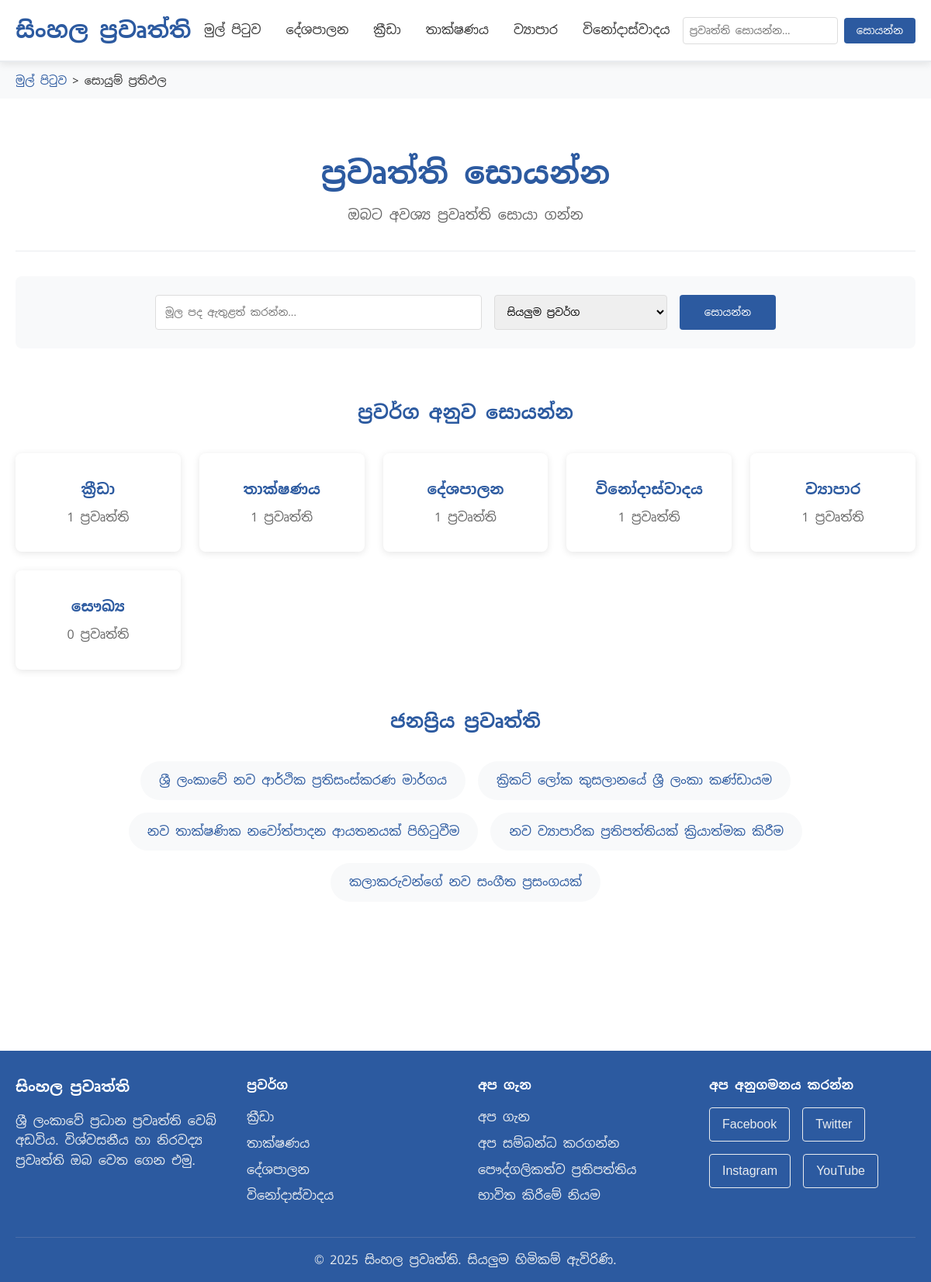
The app's page /search_db.php with its own data.
### tables this page shows
CREATE TABLE categories (
    id INT AUTO_INCREMENT PRIMARY KEY,
    name VARCHAR(100) NOT NULL,
    name_sinhala VARCHAR(100) NOT NULL,
    slug VARCHAR(100) UNIQUE NOT NULL,
    description TEXT,
    article_count INT DEFAULT 0,
    created_at TIMESTAMP DEFAULT CURRENT_TIMESTAMP,
    updated_at TIMESTAMP DEFAULT CURRENT_TIMESTAMP ON UPDATE CURRENT_TIMESTAMP
);

CREATE TABLE articles (
    id INT AUTO_INCREMENT PRIMARY KEY,
    title VARCHAR(255) NOT NULL,
    slug VARCHAR(255) UNIQUE NOT NULL,
    summary TEXT,
    content LONGTEXT NOT NULL,
    category_id INT,
    author_id INT,
    image_url VARCHAR(500),
    status ENUM('draft', 'published', 'archived') DEFAULT 'draft',
    featured BOOLEAN DEFAULT FALSE,
    views INT DEFAULT 0,
    created_at TIMESTAMP DEFAULT CURRENT_TIMESTAMP,
    updated_at TIMESTAMP DEFAULT CURRENT_TIMESTAMP ON UPDATE CURRENT_TIMESTAMP,
    published_at TIMESTAMP NULL,
    FOREIGN KEY (category_id) REFERENCES categories(id) ON DELETE SET NULL,
    FOREIGN KEY (author_id) REFERENCES users(id) ON DELETE SET NULL,
    INDEX idx_status (status),
    INDEX idx_category (category_id),
    INDEX idx_featured (featured),
    INDEX idx_published_at (published_at),
    FULLTEXT(title, summary, content)
);

### includes/config.php (called while the page is built, shortened)
<?php
require_once __DIR__ . '/Database.php';
function sanitize_input($data) {
    return htmlspecialchars(trim($data), ENT_QUOTES, 'UTF-8');
}
?>

### includes/Database.php (called while the page is built, shortened)
<?php
class Database {
    private $connection;
    private $host;
    private $username;
    private $password;
    private $database;
    public function __construct() {
        $this->host = DB_HOST;
        $this->username = DB_USERNAME;
        $this->password = DB_PASSWORD;
        $this->database = DB_NAME;
    }
    private function connect() {
        try {
            $this->connection = new mysqli($this->host, $this->username, $this->password, $this->database);
            $this->connection->set_charset(DB_CHARSET);
        } catch (Exception $e) {
            error_log("Database connection error: " . $e->getMessage());
            throw $e;
        }
    }
    private function execute($query, $params = []) {
        $stmt = $this->connection->prepare($query);
        if (!empty($params)) {
            $types = '';
            foreach ($params as $param) {
                if (is_int($param)) {
                    $types .= 'i';
                } elseif (is_float($param)) {
                    $types .= 'd';
                } else {
                    $types .= 's';
                }
            }
            $stmt->bind_param($types, ...$params);
        }
        if (!$stmt->execute()) {
            throw new Exception("Execute failed: " . $stmt->error);
        }
        return $stmt;
    }
    public function getPopularArticles($limit = 5) {
        $query = "SELECT a.*, c.name_sinhala as category_name
                  FROM articles a
                  LEFT JOIN categories c ON a.category_id = c.id
                  WHERE a.status = 'published'
                  ORDER BY a.views DESC, a.published_at DESC
                  LIMIT ?";
        $stmt = $this->execute($query, [$limit]);
        $result = $stmt->get_result();
        return $result->fetch_all(MYSQLI_ASSOC);
    }
    public function getCategories() {
        $query = "SELECT * FROM categories ORDER BY name_sinhala";
        $stmt = $this->execute($query);
        $result = $stmt->get_result();
        return $result->fetch_all(MYSQLI_ASSOC);
    }
}
?>

### search_db.php (the view, shortened to what this page needs)
<?php
require_once 'includes/config.php';
$search_query = sanitize_input($_GET['q'] ?? '');
$category_filter = sanitize_input($_GET['category'] ?? '');
try {
    $db = new Database();
    $search_results = [];
    $results_count = 0;
    $categories = $db->getCategories();
    $popular_articles = $db->getPopularArticles(5);
} catch (Exception $e) {
    error_log("Search page error: " . $e->getMessage());
    $search_results = [];
    $results_count = 0;
    $categories = [];
    $popular_articles = [];
}
?>
<!DOCTYPE html>
<html lang="si">
<head>
    <link rel="stylesheet" href="assets/css/style.css">
</head>
<body>
    <header class="header">
        <div class="container">
            <div class="header-content">
                <div class="logo">
                    <h1><a href="index_db.php" style="text-decoration: none; color: inherit;"><?= SITE_TITLE ?></a></h1>
                </div>
                <nav class="nav">
                    <ul class="nav-list">
                        <li><a href="index_db.php">මුල් පිටුව</a></li>
                        <li><a href="category_db.php?cat=politics">දේශපාලන</a></li>
                        <li><a href="category_db.php?cat=sports">ක්‍රීඩා</a></li>
                        <li><a href="category_db.php?cat=technology">තාක්ෂණය</a></li>
                        <li><a href="category_db.php?cat=business">ව්‍යාපාර</a></li>
                        <li><a href="category_db.php?cat=entertainment">විනෝදාස්වාදය</a></li>
                    </ul>
                </nav>
                <div class="search-box">
                    <form action="search_db.php" method="GET">
                        <input type="text" name="q" id="searchInput" placeholder="ප්‍රවෘත්ති සොයන්න..."
                               value="<?= htmlspecialchars($search_query) ?>" required>
                        <button type="submit" id="searchBtn">සොයන්න</button>
                    </form>
                </div>
            </div>
        </div>
    </header>
    <nav class="breadcrumb">
        <div class="container">
            <a href="index_db.php">මුල් පිටුව</a> &gt;
            <span>සොයුම් ප්‍රතිඵල</span>
        </div>
    </nav>
    <main class="main">
        <div class="container">
            <div class="search-page">
                <div class="search-header">
                    <?php if ($search_query): ?>
                        <h1 class="search-title">සොයුම් ප්‍රතිඵල</h1>
                        <p class="search-info">
                            "<strong><?= htmlspecialchars($search_query) ?></strong>" සඳහා <?= $results_count ?> ප්‍රතිඵල හමු විය
                        </p>
                    <?php else: ?>
                        <h1 class="search-title">ප්‍රවෘත්ති සොයන්න</h1>
                        <p class="search-info">ඔබට අවශ්‍ය ප්‍රවෘත්ති සොයා ගන්න</p>
                    <?php endif; ?>
                </div>
                <div class="advanced-search">
                    <form method="GET" action="search_db.php" class="search-form">
                        <div class="search-inputs">
                            <input type="text" name="q" placeholder="මූල පද ඇතුළත් කරන්න..."
                                   value="<?= htmlspecialchars($search_query) ?>" class="search-input-main">
                            <select name="category" class="search-category">
                                <option value="">සියලුම ප්‍රවර්ග</option>
                            </select>
                            <button type="submit" class="search-submit">සොයන්න</button>
                        </div>
                    </form>
                </div>
                <div class="search-content">
                    <?php if ($search_query && $results_count > 0): ?>
                        <div class="search-results">
                            <?php foreach ($search_results as $article): ?>
                                <article class="search-result-item">
                                    <div class="result-image">
                                        <img src="<?= htmlspecialchars($article['image_url'] ?? 'https://via.placeholder.com/200x120/f8f9fa/6c757d?text=News') ?>"
                                             alt="<?= htmlspecialchars($article['title']) ?>">
                                    </div>
                                    <div class="result-content">
                                        <div class="result-meta">
                                            <span class="result-category"><?= htmlspecialchars($article['category_name']) ?></span>
                                            <span class="result-date"><?= format_date($article['published_at'], 'Y ජූලි d') ?></span>
                                            <span class="result-author">කතුර: <?= htmlspecialchars($article['author_name']) ?></span>
                                        </div>
                                        <h2 class="result-title">
                                            <a href="article_db.php?id=<?= $article['id'] ?>">
                                                <?= highlightSearchTerm($article['title'], $search_query) ?>
                                            </a>
                                        </h2>
                                        <p class="result-summary">
                                            <?= highlightSearchTerm($article['summary'], $search_query) ?>
                                        </p>
                                        <div class="result-actions">
                                            <a href="article_db.php?id=<?= $article['id'] ?>" class="result-link">සම්පූර්ණයෙන් කියවන්න</a>
                                            <span class="result-views"><?= $article['views'] ?> බැලීම්</span>
                                        </div>
                                    </div>
                                </article>
                            <?php endforeach; ?>
                        </div>
                        <?php if ($results_count >= ARTICLES_PER_PAGE): ?>
                            <div class="search-pagination">
                                <?php
                                $current_page = $_GET['page'] ?? 1;
                                $base_url = "search_db.php?q=" . urlencode($search_query);
                                if ($category_filter) {
                                    $base_url .= "&category=" . urlencode($category_filter);
                                }
                                ?>
                                <?php if ($current_page > 1): ?>
                                    <a href="<?= $base_url ?>&page=<?= $current_page - 1 ?>" class="page-link">&laquo; පෙර</a>
                                <?php else: ?>
                                    <span class="page-link disabled">&laquo; පෙර</span>
                                <?php endif; ?>
                                <span class="page-link active"><?= $current_page ?></span>
                                <?php if ($results_count >= ARTICLES_PER_PAGE): ?>
                                    <a href="<?= $base_url ?>&page=<?= $current_page + 1 ?>" class="page-link">ඊළඟ &raquo;</a>
                                <?php else: ?>
                                    <span class="page-link disabled">ඊළඟ &raquo;</span>
                                <?php endif; ?>
                            </div>
                        <?php endif; ?>
                    <?php else: ?>
                        <div class="search-default">
                            <div class="search-categories">
                                <h2>ප්‍රවර්ග අනුව සොයන්න</h2>
                                <div class="category-grid">
                                    <?php foreach ($categories as $category): ?>
                                        <a href="category_db.php?cat=<?= htmlspecialchars($category['slug']) ?>" class="category-card">
                                            <h3><?= htmlspecialchars($category['name_sinhala']) ?></h3>
                                            <p><?= $category['article_count'] ?> ප්‍රවෘත්ති</p>
                                        </a>
                                    <?php endforeach; ?>
                                </div>
                            </div>
                            <?php if (!empty($popular_articles)): ?>
                                <div class="trending-searches">
                                    <h2>ජනප්‍රිය ප්‍රවෘත්ති</h2>
                                    <div class="trending-list">
                                        <?php foreach ($popular_articles as $article): ?>
                                            <a href="article_db.php?id=<?= $article['id'] ?>" class="trending-item">
                                                <?= htmlspecialchars($article['title']) ?>
                                            </a>
                                        <?php endforeach; ?>
                                    </div>
                                </div>
                            <?php endif; ?>
                        </div>
                    <?php endif; ?>
                </div>
            </div>
        </div>
    </main>
    <footer class="footer">
        <div class="container">
            <div class="footer-content">
                <div class="footer-section">
                    <h3><?= SITE_TITLE ?></h3>
                    <p><?= SITE_TAGLINE ?>. විශ්වසනීය හා නිරවද්‍ය ප්‍රවෘත්ති ඔබ වෙත ගෙන එමු.</p>
                </div>
                <div class="footer-section">
                    <h4>ප්‍රවර්ග</h4>
                    <ul>
                        <?php foreach (array_slice($categories, 0, 4) as $category): ?>
                            <li><a href="category_db.php?cat=<?= htmlspecialchars($category['slug']) ?>"><?= htmlspecialchars($category['name_sinhala']) ?></a></li>
                        <?php endforeach; ?>
                    </ul>
                </div>
                <div class="footer-section">
                    <h4>අප ගැන</h4>
                    <ul>
                        <li><a href="about.html">අප ගැන</a></li>
                        <li><a href="contact.html">අප සම්බන්ධ කරගන්න</a></li>
                        <li><a href="privacy.html">පෞද්ගලිකත්ව ප්‍රතිපත්තිය</a></li>
                        <li><a href="terms.html">භාවිත කිරීමේ නියම</a></li>
                    </ul>
                </div>
                <div class="footer-section">
                    <h4>අප අනුගමනය කරන්න</h4>
                    <div class="social-links">
                        <a href="#" class="social-link">Facebook</a>
                        <a href="#" class="social-link">Twitter</a>
                        <a href="#" class="social-link">Instagram</a>
                        <a href="#" class="social-link">YouTube</a>
                    </div>
                </div>
            </div>
            <div class="footer-bottom">
                <p>&copy; 2025 <?= SITE_TITLE ?>. සියලුම හිමිකම් ඇවිරිණි.</p>
            </div>
        </div>
    </footer>
</body>
</html>

### records on screen
categories: name_sinhala "ක්‍රීඩා", article_count "1"
categories: name_sinhala "තාක්ෂණය", article_count "1"
categories: name_sinhala "දේශපාලන", article_count "1"
categories: name_sinhala "විනෝදාස්වාදය", article_count "1"
categories: name_sinhala "ව්‍යාපාර", article_count "1"
categories: name_sinhala "සෞඛ්‍ය", article_count "0"
articles: title "ශ්‍රී ලංකාවේ නව ආර්ථික ප්‍රතිසංස්කරණ මාර්ගය"
articles: title "ක්‍රිකට් ලෝක කුසලානයේ ශ්‍රී ලංකා කණ්ඩායම"
articles: title "නව තාක්ෂණික නවෝත්පාදන ආයතනයක් පිහිටුවීම"
articles: title "නව ව්‍යාපාරික ප්‍රතිපත්තියක් ක්‍රියාත්මක කිරීම"
articles: title "කලාකරුවන්ගේ නව සංගීත ප්‍රසංගයක්"

### other values on screen
SITE_TITLE "සිංහල ප්‍රවෘත්ති"
SITE_TAGLINE "ශ්‍රී ලංකාවේ ප්‍රධාන ප්‍රවෘත්ති වෙබ් අඩවිය"
